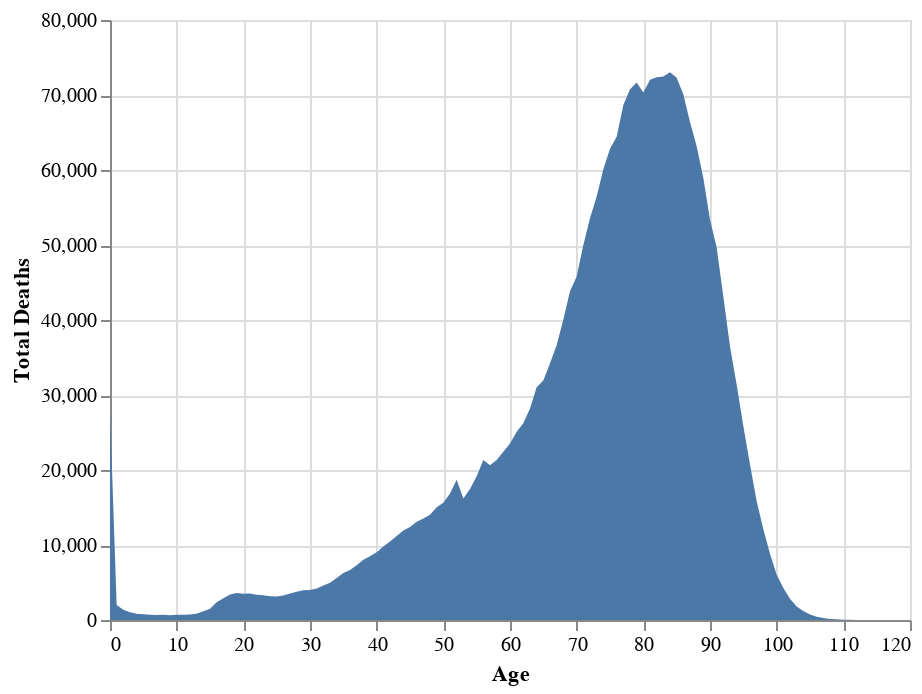

Notebook source saved alongside this figure:
### Markdown cell above
## When do people normally die?
<p>To estimate the probability of living to an age A, we can use data that gives the number of people who died in a given year and how old they were to create a distribution of ages of death. If we normalize the numbers to the total number of people who died, we can think of this data as a probability distribution that gives the probability of dying at age A. The data we'll use for this is from the entire US for the year 1999 - the closest I could find for the time range we're interested in. </p>
<p>In this block, we'll load in the death distribution data and plot it. The first column is the age, and the other columns are the number of people who died at that age. </p>

### Code cell
#collapse
# Death distribution data for the United States in 1999
data_url_2 = "https://gist.githubusercontent.com/mbonsma/2f4076aab6820ca1807f4e29f75f18ec/raw/62f3ec07514c7e31f5979beeca86f19991540796/cdc_vs00199_table310.tsv"

# load death distribution data
death_distribution_data = pd.read_csv(data_url_2, sep='\t', skiprows=[1])
# drop NaN values from the `Both Sexes` column
death_distribution_data = death_distribution_data.rename({"Both Sexes": "Total Deaths"}, axis=1)

death_distribution_data = death_distribution_data.loc[~death_distribution_data["Total Deaths"].isna()]

( alt
 .Chart(death_distribution_data)
 .mark_area()
 .encode(x='Age:Q', y='Total Deaths:Q')
)

### Figure 1 — Vega-Lite specification as saved in the notebook (floating-point values rounded to 4 significant figures)
{"config": {"view": {"continuousWidth": 400, "continuousHeight": 300}}, "data": {"name": "data-8c8623777673ef10fb5b1cb8808d3952"}, "mark": "area", "encoding": {"x": {"type": "quantitative", "field": "Age"}, "y": {"type": "quantitative", "field": "Total Deaths"}}, "$schema": "https://vega.github.io/schema/vega-lite/v4.8.1.json", "datasets": {"data-8c8623777673ef10fb5b1cb8808d3952": [{"Age": 0, "Total Deaths": 27940.0, "Male": 15650.0, "Female": 12290.0}, {"Age": 1, "Total Deaths": 1989.0, "Male": 1103.0, "Female": 886.0}, {"Age": 2, "Total Deaths": 1376.0, "Male": 797.0, "Female": 579.0}, {"Age": 3, "Total Deaths": 1046.0, "Male": 601.0, "Female": 445.0}, {"Age": 4, "Total Deaths": 838.0, "Male": 474.0, "Female": 364.0}, {"Age": 5, "Total Deaths": 763.0, "Male": 446.0, "Female": 317.0}, {"Age": 6, "Total Deaths": 696.0, "Male": 384.0, "Female": 312.0}, {"Age": 7, "Total Deaths": 683.0, "Male": 386.0, "Female": 297.0}, {"Age": 8, "Total Deaths": 692.0, "Male": 389.0, "Female": 303.0}, {"Age": 9, "Total Deaths": 640.0, "Male": 359.0, "Female": 281.0}, {"Age": 10, "Total Deaths": 687.0, "Male": 394.0, "Female": 293.0}, {"Age": 11, "Total Deaths": 711.0, "Male": 415.0, "Female": 296.0}, {"Age": 12, "Total Deaths": 717.0, "Male": 414.0, "Female": 303.0}, {"Age": 13, "Total Deaths": 847.0, "Male": 551.0, "Female": 296.0}, {"Age": 14, "Total Deaths": 1159.0, "Male": 754.0, "Female": 405.0}, {"Age": 15, "Total Deaths": 1509.0, "Male": 997.0, "Female": 512.0}, {"Age": 16, "Total Deaths": 2354.0, "Male": 1570.0, "Female": 784.0}, {"Age": 17, "Total Deaths": 2904.0, "Male": 2012.0, "Female": 892.0}, {"Age": 18, "Total Deaths": 3404.0, "Male": 2500.0, "Female": 904.0}, {"Age": 19, "Total Deaths": 3607.0, "Male": 2701.0, "Female": 906.0}, {"Age": 20, "Total Deaths": 3501.0, "Male": 2616.0, "Female": 885.0}, {"Age": 21, "Total Deaths": 3538.0, "Male": 2678.0, "Female": 860.0}, {"Age": 22, "Total Deaths": 3373.0, "Male": 2541.0, "Female": 832.0}, {"Age": 23, "Total Deaths": 3288.0, "Male": 2461.0, "Female": 827.0}, {"Age": 24, "Total Deaths": 3178.0, "Male": 2338.0, "Female": 840.0}, {"Age": 25, "Total Deaths": 3137.0, "Male": 2253.0, "Female": 884.0}, {"Age": 26, "Total Deaths": 3277.0, "Male": 2368.0, "Female": 909.0}, {"Age": 27, "Total Deaths": 3549.0, "Male": 2512.0, "Female": 1037.0}, {"Age": 28, "Total Deaths": 3762.0, "Male": 2642.0, "Female": 1120.0}, {"Age": 29, "Total Deaths": 3978.0, "Male": 2767.0, "Female": 1211.0}, {"Age": 30, "Total Deaths": 4005.0, "Male": 2710.0, "Female": 1295.0}, {"Age": 31, "Total Deaths": 4184.0, "Male": 2828.0, "Female": 1356.0}, {"Age": 32, "Total Deaths": 4599.0, "Male": 3113.0, "Female": 1486.0}, {"Age": 33, "Total Deaths": 4965.0, "Male": 3331.0, "Female": 1634.0}, {"Age": 34, "Total Deaths": 5610.0, "Male": 3752.0, "Female": 1858.0}, {"Age": 35, "Total Deaths": 6275.0, "Male": 4165.0, "Female": 2110.0}, {"Age": 36, "Total Deaths": 6667.0, "Male": 4288.0, "Female": 2379.0}, {"Age": 37, "Total Deaths": 7306.0, "Male": 4714.0, "Female": 2592.0}, {"Age": 38, "Total Deaths": 8041.0, "Male": 5113.0, "Female": 2928.0}, {"Age": 39, "Total Deaths": 8515.0, "Male": 5401.0, "Female": 3114.0}, {"Age": 40, "Total Deaths": 9036.0, "Male": 5780.0, "Female": 3256.0}, {"Age": 41, "Total Deaths": 9807.0, "Male": 6270.0, "Female": 3537.0}, {"Age": 42, "Total Deaths": 10470.0, "Male": 6646.0, "Female": 3827.0}, {"Age": 43, "Total Deaths": 11210.0, "Male": 7183.0, "Female": 4029.0}, {"Age": 44, "Total Deaths": 11920.0, "Male": 7558.0, "Female": 4366.0}, {"Age": 45, "Total Deaths": 12410.0, "Male": 7839.0, "Female": 4568.0}, {"Age": 46, "Total Deaths": 13110.0, "Male": 8392.0, "Female": 4714.0}, {"Age": 47, "Total Deaths": 13550.0, "Male": 8645.0, "Female": 4905.0}, {"Age": 48, "Total Deaths": 14040.0, "Male": 8930.0, "Female": 5109.0}, {"Age": 49, "Total Deaths": 15020.0, "Male": 9497.0, "Female": 5521.0}, {"Age": 50, "Total Deaths": 15630.0, "Male": 9775.0, "Female": 5858.0}, {"Age": 51, "Total Deaths": 16870.0, "Male": 10470.0, "Female": 6400.0}, {"Age": 52, "Total Deaths": 18690.0, "Male": 11510.0, "Female": 7177.0}, {"Age": 53, "Total Deaths": 16200.0, "Male": 9885.0, "Female": 6313.0}, {"Age": 54, "Total Deaths": 17470.0, "Male": 10720.0, "Female": 6750.0}, {"Age": 55, "Total Deaths": 19150.0, "Male": 11730.0, "Female": 7423.0}, {"Age": 56, "Total Deaths": 21340.0, "Male": 12920.0, "Female": 8416.0}, {"Age": 57, "Total Deaths": 20640.0, "Male": 12510.0, "Female": 8132.0}, {"Age": 58, "Total Deaths": 21330.0, "Male": 12860.0, "Female": 8463.0}, {"Age": 59, "Total Deaths": 22430.0, "Male": 13420.0, "Female": 9009.0}, {"Age": 60, "Total Deaths": 23520.0, "Male": 14020.0, "Female": 9504.0}, {"Age": 61, "Total Deaths": 25090.0, "Male": 14880.0, "Female": 10210.0}, {"Age": 62, "Total Deaths": 26240.0, "Male": 15510.0, "Female": 10730.0}, {"Age": 63, "Total Deaths": 28220.0, "Male": 16630.0, "Female": 11590.0}, {"Age": 64, "Total Deaths": 31030.0, "Male": 18250.0, "Female": 12780.0}, {"Age": 65, "Total Deaths": 31940.0, "Male": 18540.0, "Female": 13400.0}, {"Age": 66, "Total Deaths": 34230.0, "Male": 19740.0, "Female": 14490.0}, {"Age": 67, "Total Deaths": 36620.0, "Male": 21120.0, "Female": 15510.0}, {"Age": 68, "Total Deaths": 40060.0, "Male": 23070.0, "Female": 16990.0}, {"Age": 69, "Total Deaths": 43830.0, "Male": 25060.0, "Female": 18770.0}, {"Age": 70, "Total Deaths": 45800.0, "Male": 25850.0, "Female": 19950.0}, {"Age": 71, "Total Deaths": 50000.0, "Male": 28200.0, "Female": 21790.0}, {"Age": 72, "Total Deaths": 53560.0, "Male": 29890.0, "Female": 23670.0}, {"Age": 73, "Total Deaths": 56460.0, "Male": 31070.0, "Female": 25380.0}, {"Age": 74, "Total Deaths": 60090.0, "Male": 32370.0, "Female": 27720.0}, {"Age": 75, "Total Deaths": 62820.0, "Male": 33580.0, "Female": 29240.0}, {"Age": 76, "Total Deaths": 64440.0, "Male": 33940.0, "Female": 30500.0}, {"Age": 77, "Total Deaths": 68650.0, "Male": 35700.0, "Female": 32950.0}, {"Age": 78, "Total Deaths": 70780.0, "Male": 36020.0, "Female": 34760.0}, {"Age": 79, "Total Deaths": 71650.0, "Male": 35600.0, "Female": 36050.0}, {"Age": 80, "Total Deaths": 70340.0, "Male": 33930.0, "Female": 36410.0}, {"Age": 81, "Total Deaths": 72040.0, "Male": 34430.0, "Female": 37610.0}, {"Age": 82, "Total Deaths": 72360.0, "Male": 33400.0, "Female": 38960.0}, {"Age": 83, "Total Deaths": 72460.0, "Male": 32620.0, "Female": 39840.0}, {"Age": 84, "Total Deaths": 73040.0, "Male": 31730.0, "Female": 41310.0}, {"Age": 85, "Total Deaths": 72300.0, "Male": 30520.0, "Female": 41780.0}, {"Age": 86, "Total Deaths": 70110.0, "Male": 27780.0, "Female": 42340.0}, {"Age": 87, "Total Deaths": 66400.0, "Male": 25420.0, "Female": 40980.0}, {"Age": 88, "Total Deaths": 63170.0, "Male": 22660.0, "Female": 40510.0}, {"Age": 89, "Total Deaths": 58930.0, "Male": 20160.0, "Female": 38770.0}, {"Age": 90, "Total Deaths": 53410.0, "Male": 17260.0, "Female": 36150.0}, {"Age": 91, "Total Deaths": 49650.0, "Male": 15010.0, "Female": 34640.0}, {"Age": 92, "Total Deaths": 43120.0, "Male": 12380.0, "Female": 30740.0}, {"Age": 93, "Total Deaths": 36450.0, "Male": 9988.0, "Female": 26470.0}, {"Age": 94, "Total Deaths": 31350.0, "Male": 7869.0, "Female": 23480.0}, {"Age": 95, "Total Deaths": 25850.0, "Male": 6219.0, "Female": 19630.0}, {"Age": 96, "Total Deaths": 20740.0, "Male": 4639.0, "Female": 16100.0}, {"Age": 97, "Total Deaths": 15820.0, "Male": 3281.0, "Female": 12540.0}, {"Age": 98, "Total Deaths": 12090.0, "Male": 2270.0, "Female": 9823.0}, {"Age": 99, "Total Deaths": 8831.0, "Male": 1702.0, "Female": 7129.0}, {"Age": 100, "Total Deaths": 6025.0, "Male": 1031.0, "Female": 4994.0}, {"Age": 101, "Total Deaths": 4278.0, "Male": 688.0, "Female": 3590.0}, {"Age": 102, "Total Deaths": 2831.0, "Male": 430.0, "Female": 2401.0}, {"Age": 103, "Total Deaths": 1808.0, "Male": 301.0, "Female": 1507.0}, {"Age": 104, "Total Deaths": 1209.0, "Male": 154.0, "Female": 1055.0}, {"Age": 105, "Total Deaths": 750.0, "Male": 90.0, "Female": 660.0}, {"Age": 106, "Total Deaths": 431.0, "Male": 58.0, "Female": 373.0}, {"Age": 107, "Total Deaths": 263.0, "Male": 31.0, "Female": 232.0}, {"Age": 108, "Total Deaths": 136.0, "Male": 23.0, "Female": 113.0}, {"Age": 109, "Total Deaths": 84.0, "Male": 14.0, "Female": 70.0}, {"Age": 110, "Total Deaths": 40.0, "Male": 9.0, "Female": 31.0}, {"Age": 111, "Total Deaths": 21.0, "Male": 1.0, "Female": 20.0}, {"Age": 112, "Total Deaths": 12.0, "Male": 2.0, "Female": 10.0}, {"Age": 113, "Total Deaths": 9.0, "Male": 2.0, "Female": 7.0}, {"Age": 114, "Total Deaths": 6.0, "Male": null, "Female": 6.0}, {"Age": 115, "Total Deaths": 3.0, "Male": null, "Female": 3.0}, {"Age": 117, "Total Deaths": 3.0, "Male": 2.0, "Female": 1.0}, {"Age": 118, "Total Deaths": 1.0, "Male": null, "Female": 1.0}, {"Age": 119, "Total Deaths": 2.0, "Male": null, "Female": 2.0}, {"Age": 120, "Total Deaths": 1.0, "Male": null, "Female": 1.0}]}}
